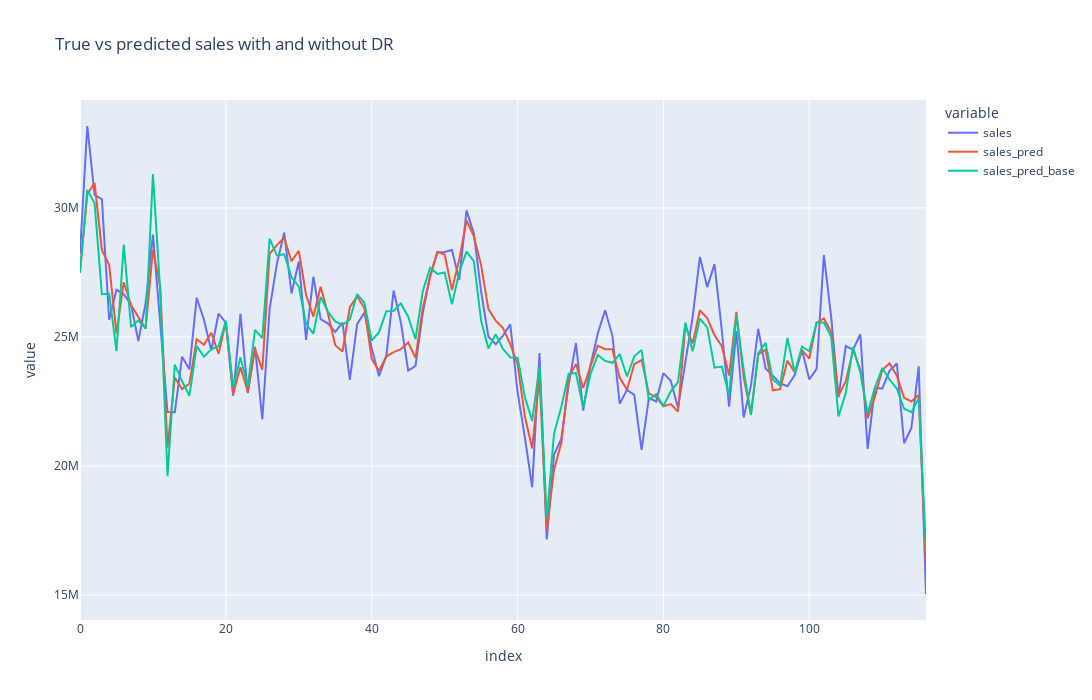

Source (notebook cell):
### Code cell
fig = px.line(df_new,
              y=['sales', 'sales_pred', 'sales_pred_base'], 
              title='True vs predicted sales with and without DR',
              height=700,
              width=1200
              )
fig.show()
